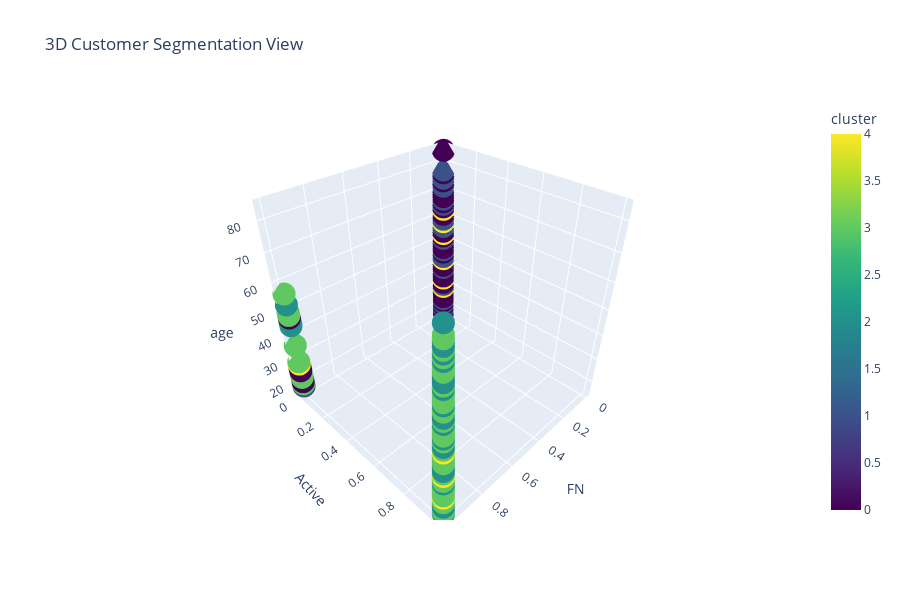
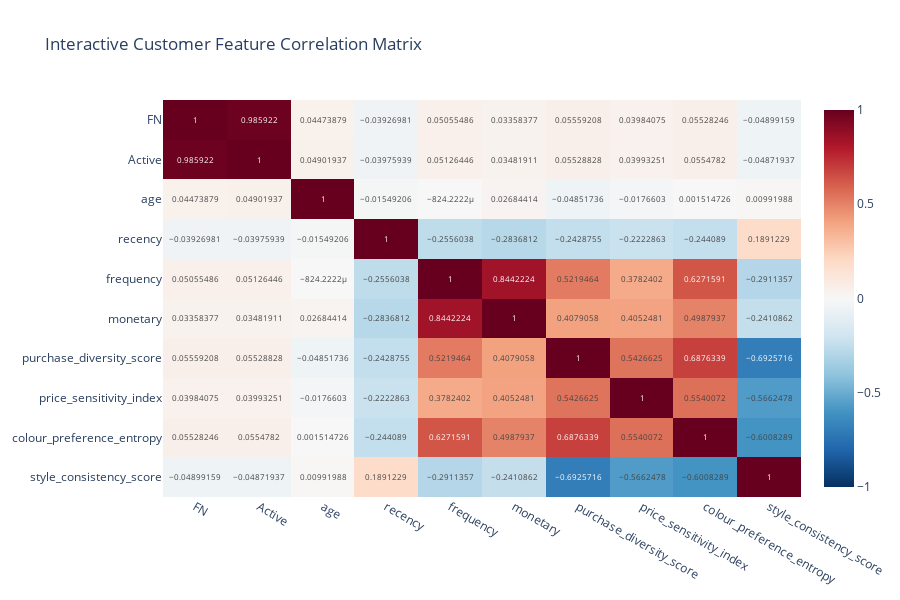
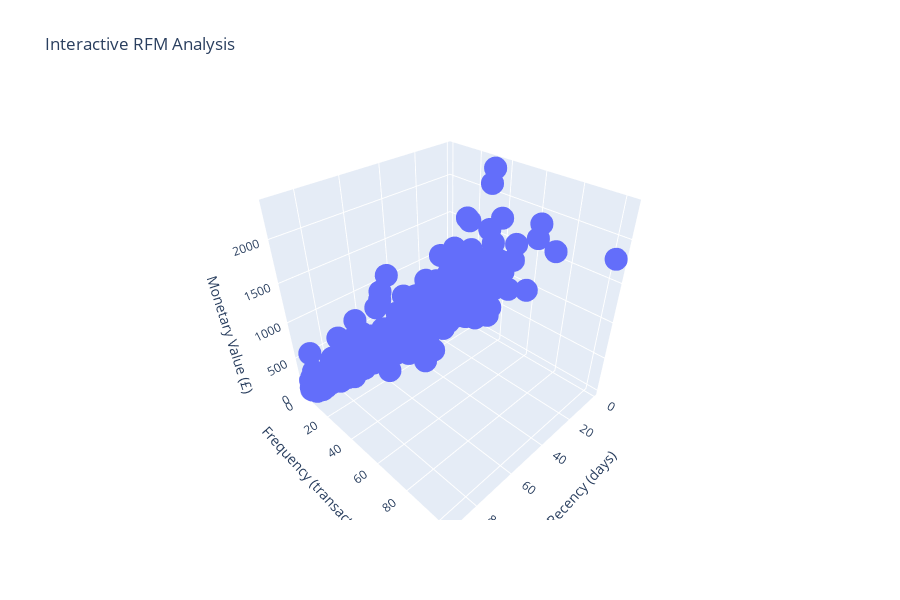

The cell these charts' notebook holds for them, in order:
### Markdown cell above
## 8. Interactive Visualisations and Advanced Analytics

### Code cell
# Create interactive visualisations using Plotly
print("📊 Interactive Customer Analytics Dashboard")

if len(clustering_features) >= 3:
    # Interactive 3D scatter plot of customer segments
    sample_size = min(5000, df.height)  # Sample for performance
    sample_indices = np.random.choice(df.height, sample_size, replace=False)
    
    plot_data = df.select(['customer_id'] + clustering_features[:3]).to_pandas().iloc[sample_indices]
    
    if 'cluster_labels' in locals():
        plot_data['cluster'] = cluster_labels[sample_indices]
    else:
        plot_data['cluster'] = 0
    
    fig_3d = px.scatter_3d(
        plot_data,
        x=clustering_features[0],
        y=clustering_features[1],
        z=clustering_features[2],
        color='cluster',
        title='3D Customer Segmentation View',
        hover_data=['customer_id'],
        color_continuous_scale='viridis'
    )
    
    fig_3d.update_layout(height=600)
    fig_3d.show()

# Interactive correlation heatmap
if len(correlation_features) > 1:
    corr_data = df.select(correlation_features).to_pandas()
    correlation_matrix = corr_data.corr()
    
    fig_corr = px.imshow(
        correlation_matrix,
        text_auto=True,
        aspect="auto",
        title="Interactive Customer Feature Correlation Matrix",
        color_continuous_scale='RdBu_r',
        color_continuous_midpoint=0
    )
    
    fig_corr.update_layout(height=600)
    fig_corr.show()

# Interactive RFM analysis
if all(f in df.columns for f in ['recency', 'frequency', 'monetary']):
    rfm_sample = df.select(['customer_id', 'recency', 'frequency', 'monetary']).to_pandas().sample(min(2000, df.height))
    
    fig_rfm = px.scatter_3d(
        rfm_sample,
        x='recency',
        y='frequency', 
        z='monetary',
        title='Interactive RFM Analysis',
        hover_data=['customer_id'],
        labels={
            'recency': 'Recency (days)',
            'frequency': 'Frequency (transactions)',
            'monetary': 'Monetary Value (£)'
        }
    )
    
    fig_rfm.update_layout(height=600)
    fig_rfm.show()

### Figure 1 — Plotly figure (JSON) as saved in the notebook; plotly's stock layout.template omitted (floating-point values rounded to 4 significant figures; data arrays with more than 128 entries replaced by an {"elided": "..."} marker saying what was removed)
{"data": [{"customdata": {"elided": "5000x1 str values"}, "hovertemplate": "FN=%{x}<br>Active=%{y}<br>age=%{z}<br>customer_id=%{customdata[0]}<br>cluster=%{marker.color}<extra></extra>", "legendgroup": "", "marker": {"color": {"elided": "5000 int values"}, "coloraxis": "coloraxis", "symbol": "circle"}, "mode": "markers", "name": "", "scene": "scene", "showlegend": false, "type": "scatter3d", "x": {"elided": "5000 float values"}, "y": {"elided": "5000 float values"}, "z": {"elided": "5000 float values"}}], "layout": {"coloraxis": {"colorbar": {"title": {"text": "cluster"}}, "colorscale": [[0, "#440154"], [0.1111, "#482878"], [0.2222, "#3e4989"], [0.3333, "#31688e"], [0.4444, "#26828e"], [0.5556, "#1f9e89"], [0.6667, "#35b779"], [0.7778, "#6ece58"], [0.8889, "#b5de2b"], [1, "#fde725"]]}, "height": 600, "legend": {"tracegroupgap": 0}, "scene": {"domain": {"x": [0, 1], "y": [0, 1]}, "xaxis": {"title": {"text": "FN"}}, "yaxis": {"title": {"text": "Active"}}, "zaxis": {"title": {"text": "age"}}}, "title": {"text": "3D Customer Segmentation View"}}}

### Figure 2 — Plotly figure (JSON) as saved in the notebook; plotly's stock layout.template omitted (floating-point values rounded to 4 significant figures)
{"data": [{"coloraxis": "coloraxis", "hovertemplate": "x: %{x}<br>y: %{y}<br>color: %{z}<extra></extra>", "name": "0", "texttemplate": "%{z}", "type": "heatmap", "x": ["FN", "Active", "age", "recency", "frequency", "monetary", "purchase_diversity_score", "price_sensitivity_index", "colour_preference_entropy", "style_consistency_score"], "xaxis": "x", "y": ["FN", "Active", "age", "recency", "frequency", "monetary", "purchase_diversity_score", "price_sensitivity_index", "colour_preference_entropy", "style_consistency_score"], "yaxis": "y", "z": [[1.0, 0.9859, 0.04474, -0.03927, 0.05055, 0.03358, 0.05559, 0.03984, 0.05528, -0.04899], [0.9859, 1.0, 0.04902, -0.03976, 0.05126, 0.03482, 0.05529, 0.03993, 0.05548, -0.04872], [0.04474, 0.04902, 1.0, -0.01549, -0.0008242, 0.02684, -0.04852, -0.01766, 0.001515, 0.00992], [-0.03927, -0.03976, -0.01549, 1.0, -0.2556, -0.2837, -0.2429, -0.2223, -0.2441, 0.1891], [0.05055, 0.05126, -0.0008242, -0.2556, 1.0, 0.8442, 0.5219, 0.3782, 0.6272, -0.2911], [0.03358, 0.03482, 0.02684, -0.2837, 0.8442, 1.0, 0.4079, 0.4052, 0.4988, -0.2411], [0.05559, 0.05529, -0.04852, -0.2429, 0.5219, 0.4079, 1.0, 0.5427, 0.6876, -0.6926], [0.03984, 0.03993, -0.01766, -0.2223, 0.3782, 0.4052, 0.5427, 1.0, 0.554, -0.5662], [0.05528, 0.05548, 0.001515, -0.2441, 0.6272, 0.4988, 0.6876, 0.554, 1.0, -0.6008], [-0.04899, -0.04872, 0.00992, 0.1891, -0.2911, -0.2411, -0.6926, -0.5662, -0.6008, 1.0]]}], "layout": {"coloraxis": {"cmid": 0, "colorscale": [[0, "rgb(5,48,97)"], [0.1, "rgb(33,102,172)"], [0.2, "rgb(67,147,195)"], [0.3, "rgb(146,197,222)"], [0.4, "rgb(209,229,240)"], [0.5, "rgb(247,247,247)"], [0.6, "rgb(253,219,199)"], [0.7, "rgb(244,165,130)"], [0.8, "rgb(214,96,77)"], [0.9, "rgb(178,24,43)"], [1, "rgb(103,0,31)"]]}, "height": 600, "title": {"text": "Interactive Customer Feature Correlation Matrix"}, "xaxis": {"anchor": "y", "domain": [0, 1]}, "yaxis": {"anchor": "x", "autorange": "reversed", "domain": [0, 1]}}}

### Figure 3 — Plotly figure (JSON) as saved in the notebook; plotly's stock layout.template omitted (floating-point values rounded to 4 significant figures; data arrays with more than 128 entries replaced by an {"elided": "..."} marker saying what was removed)
{"data": [{"customdata": {"elided": "2000x1 str values"}, "hovertemplate": "Recency (days)=%{x}<br>Frequency (transactions)=%{y}<br>Monetary Value (£)=%{z}<br>customer_id=%{customdata[0]}<extra></extra>", "legendgroup": "", "marker": {"color": "#636efa", "symbol": "circle"}, "mode": "markers", "name": "", "scene": "scene", "showlegend": false, "type": "scatter3d", "x": {"elided": "2000 int values"}, "y": {"elided": "2000 int values"}, "z": {"elided": "2000 float values"}}], "layout": {"height": 600, "legend": {"tracegroupgap": 0}, "scene": {"domain": {"x": [0, 1], "y": [0, 1]}, "xaxis": {"title": {"text": "Recency (days)"}}, "yaxis": {"title": {"text": "Frequency (transactions)"}}, "zaxis": {"title": {"text": "Monetary Value (£)"}}}, "title": {"text": "Interactive RFM Analysis"}}}
